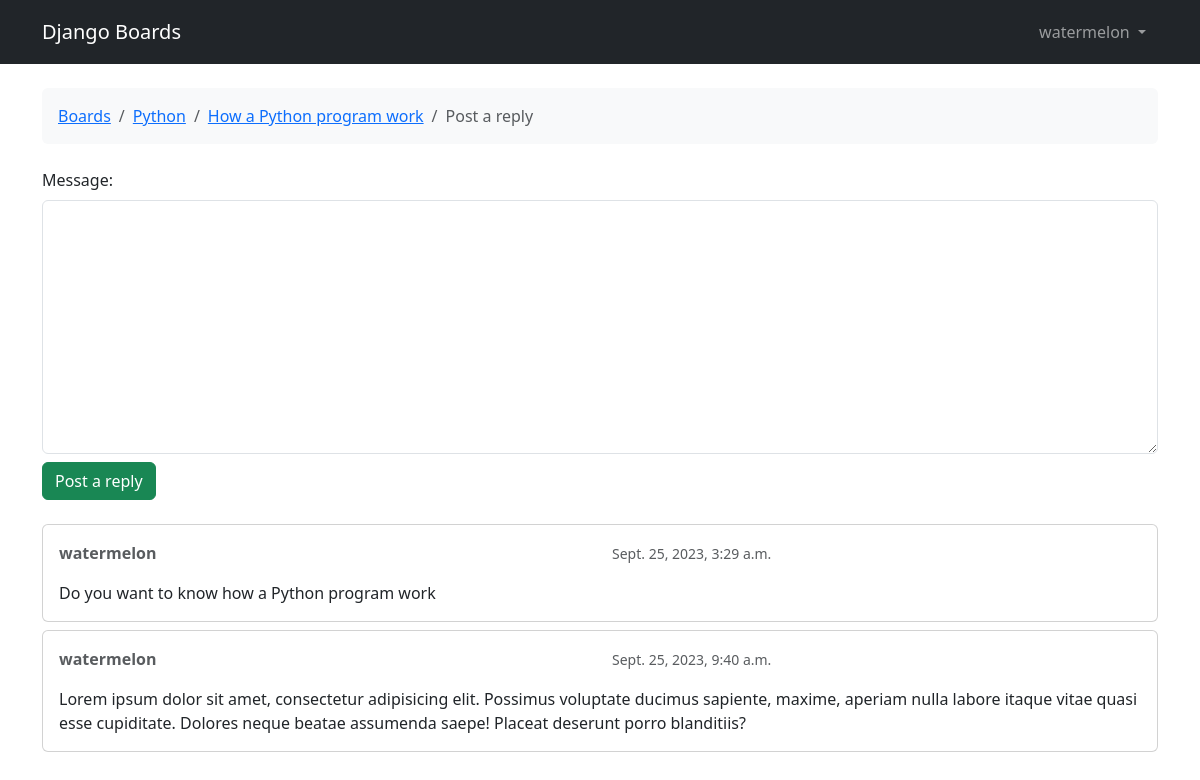
/board/1/topic/2/reply/ (signed in), run on the app's committed database.
### boards/models.py (models this page shows, shortened)
class Topic(models.Model):
    subject = models.CharField(max_length=100)
    last_update = models.DateTimeField(auto_now_add=True)
    starter = models.ForeignKey(User, on_delete=models.CASCADE, related_name='topics')
    board = models.ForeignKey(Board, on_delete=models.CASCADE, related_name='topics')
    views = models.PositiveIntegerField(default=0)

class Board(models.Model):
    name = models.CharField(max_length=50, unique=True)
    description = models.TextField(max_length=200)

class Post(models.Model):
    message = models.TextField(max_length=10000)
    created_at = models.DateTimeField(auto_now_add=True)
    updated_at = models.DateTimeField(null=True)
    topic = models.ForeignKey(Topic, on_delete=models.CASCADE, related_name='posts')
    created_by = models.ForeignKey(User, on_delete=models.CASCADE, related_name='posts')
    updated_by = models.ForeignKey(User, on_delete=models.CASCADE, null=True, related_name='+')

### boards/views.py (the view)
# urls.py: path('board/<int:id>/topic/<int:topic_id>/reply/', views.reply_topic, name = 'reply_topic'),
@login_required
def reply_topic(request, id, topic_id):
    topic = get_object_or_404(Topic, board__pk = id, pk = topic_id)
    if request.method == 'POST':
        form = PostForm(request.POST)
        if form.is_valid():
            post = form.save(commit=False)
            post.topic = topic
            post.created_by = request.user
            post.save()
            return redirect('topic_posts', id=id, topic_id=topic_id)
    else:
        form = PostForm()
    return render(request, 'reply_topic.html', {'topic': topic, 'form': form})

### boards/forms.py
class PostForm(forms.ModelForm):
    class Meta:
        model = Post
        fields = ['message',]

### boards/templates/reply_topic.html (shortened to what this page needs)
{% extends 'base.html' %}
{% load static %}
{% block breadcrumb %}
  <li class="breadcrumb-item"><a href="{% url 'home' %}">Boards</a></li>
  <li class="breadcrumb-item"><a href="{% url 'board' topic.board.pk %}">{{ topic.board.name }}</a></li>
  <li class="breadcrumb-item"><a href="{% url 'topic_posts' topic.board.pk topic.pk %}">{{ topic.subject }}</a></li>
  <li class="breadcrumb-item active">Post a reply</li>
{% endblock %}
{% block content %}
  <form method="post" class="mb-4">
    {% include 'includes/_form.html' %}
    <button type="submit" class="btn btn-success">Post a reply</button>
  </form>
  {% for post in topic.posts.all %}
    <div class="card mb-2">
      <div class="card-body p-3">
        <div class="row mb-3">
          <div class="col-6">
            <strong class="text-muted">{{ post.created_by.username }}</strong>
          </div>
          <div class="col-6 text-right">
            <small class="text-muted">{{ post.created_at }}</small>
          </div>
        </div>
        {{ post.message }}
      </div>
    </div>
  {% endfor %}
{% endblock %}

### boards/templates/base.html (shortened to what this page needs)
{% load static %}
<!DOCTYPE html>
<html lang="en">
<head>
    <link href="https://cdn.jsdelivr.net/npm/bootstrap@5.3.2/dist/css/bootstrap.min.css" rel="stylesheet">
</head>
<body>
    {% block body %}
    <nav class="navbar navbar-expand-lg navbar-dark bg-dark">
        <div class="container">
            <a class="navbar-brand" href="{% url 'home' %}">Django Boards</a>
            <div class="collapse navbar-collapse d-flex flex-row-reverse" id="mainMenu">
                {% if user.is_authenticated %}
                    <ul class="navbar-nav ml-auto p-1">
                        <div class="nav-item dropdown">
                            <a class="nav-link dropdown-toggle" href="#" id="userMenu" data-toggle="dropdown" aria-haspopup="true" aria-expanded="false">
                                {{ user.username }}
                            </a>
                        </div>
                    </ul>
                {% else %}
                    <form class="form-inline ml-auto">
                        <a href="{% url 'login' %}" class="btn btn-outline-secondary">Log in</a>
                        <a href="{% url 'signup' %}" class="btn btn-primary ml-2">Sign up</a>
                    </form>
                {% endif%}
            </div>
        </div>
    </nav>
    <div class="container">
        <ol class="breadcrumb my-4 text-bg-light p-3 rounded">
            {% block breadcrumb %}
            {% endblock %}
        </ol>
        {% block content %}
        {% endblock %}
    </div>
    {% endblock body %}
</body>
</html>

### data on the page
Topic: board.name "Python", subject "How a Python program work"
Post: created_by.username "watermelon", created_at "Sept. 25, 2023, 3:29 a.m.", message "Do you want to know how a Python program work"
Post: created_by.username "watermelon", created_at "Sept. 25, 2023, 9:40 a.m.", message "Lorem ipsum dolor sit amet, consectetur adipisicing elit. Possimus voluptate ducimus sapiente, maxime, aperiam nulla labore itaque vitae quasi esse cupiditate. Dolores neque beatae assumenda saepe! Placeat deserunt porro blanditiis?"

### other printed values
{{ user.username }} "watermelon"
{{ field.label_tag }} "Message:"
